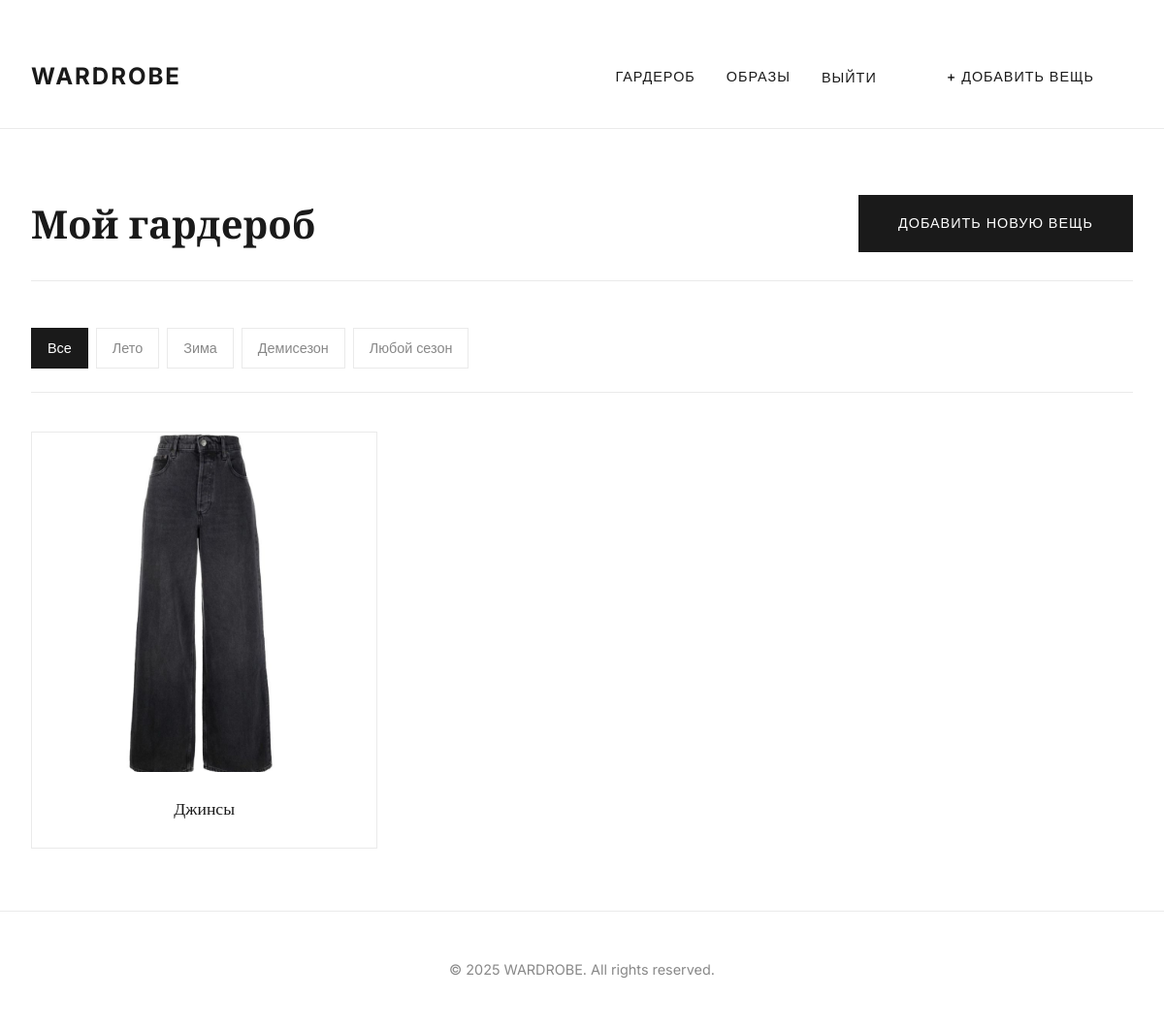
The page /wardrobe/ (signed in) on the database as committed earlier.
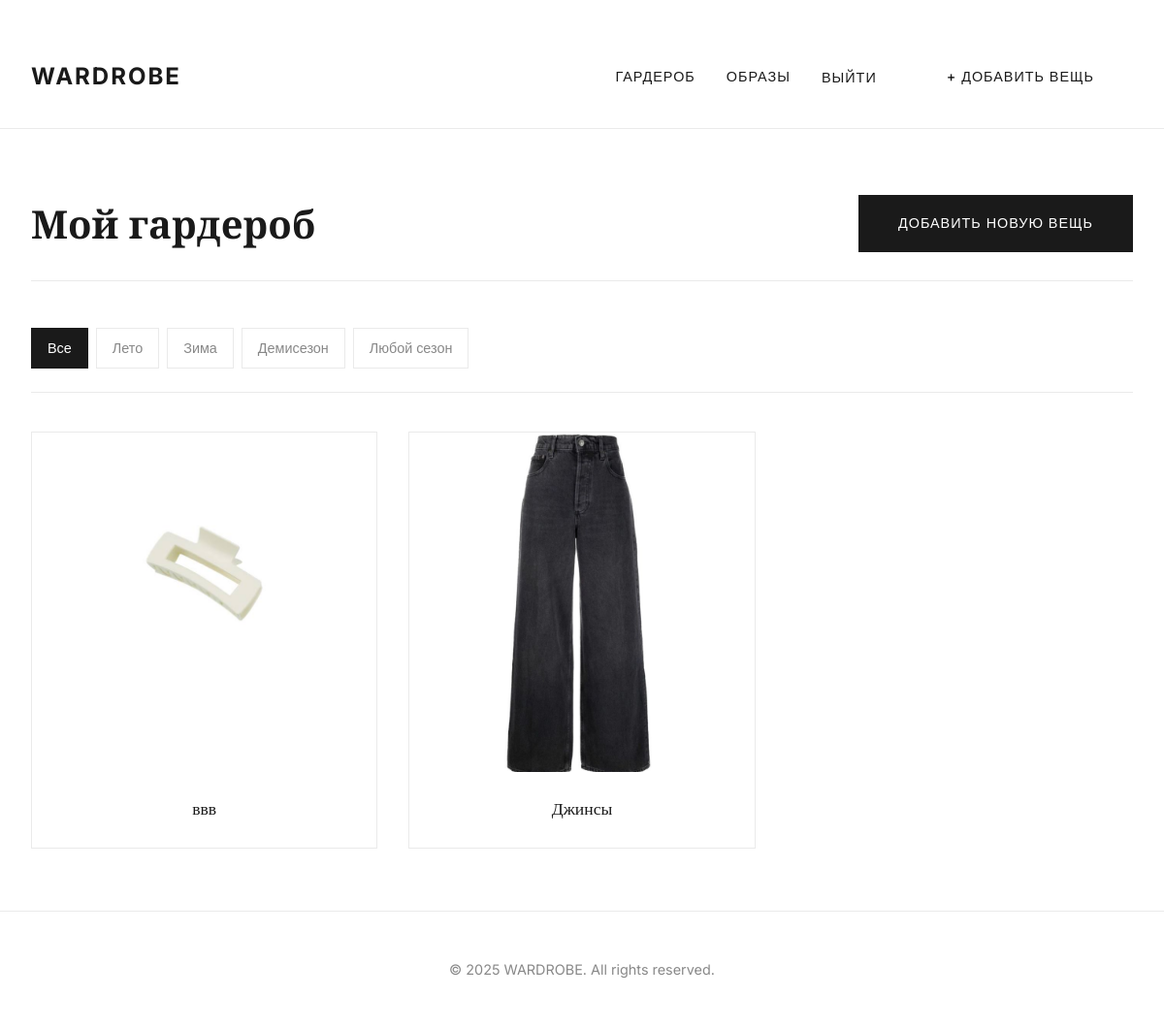
The same page on the database as committed later.
### clothes/models.py (models this page shows, shortened)
class Item(models.Model):
    class Season(models.TextChoices):
        ANY = 'ANY', 'Любой сезон'
        SUMMER = 'SUM', 'Лето'
        WINTER = 'WIN', 'Зима'
        DEMI_SEASON = 'DEM', 'Демисезон'
    user = models.ForeignKey(
        settings.AUTH_USER_MODEL,
        on_delete=models.CASCADE,
        related_name='items',
        verbose_name="Владелец"
    )
    name = models.CharField(max_length=200, verbose_name="Название вещи")
    category = models.ForeignKey( # <-- ВОЗВРАЩАЕМ КАТЕГОРИЮ
        Category,
        on_delete=models.PROTECT,
        related_name='items',
        verbose_name="Категория"
    )
    image = models.ImageField(
        upload_to='clothes_images/%Y/%m/%d/',
        verbose_name="Изображение"
    )
    color = models.CharField(max_length=50, blank=True, verbose_name="Цвет")
    season = models.CharField(
        max_length=3,
        choices=Season.choices,
        default=Season.ANY,
        verbose_name="Сезон"
    )
    created_at = models.DateTimeField(auto_now_add=True, verbose_name="Дата добавления")
    class Meta:
        verbose_name = "Вещь"
        verbose_name_plural = "Вещи"
        ordering = ['-created_at']

### clothes/views.py (the view)
# urls.py: path('wardrobe/', views.ItemListView.as_view(), name='item_list'),
class ItemListView(LoginRequiredMixin, ListView):
    model = Item
    template_name = 'clothes/item_list.html'
    context_object_name = 'items'
    paginate_by = 12
    def get_queryset(self):
        queryset = super().get_queryset().filter(user=self.request.user)
        season_filter = self.request.GET.get('season')
        if season_filter and season_filter != 'all':
            queryset = queryset.filter(season=season_filter)
        return queryset.select_related('category')
    def get_context_data(self, **kwargs):
        context = super().get_context_data(**kwargs)
        context['current_season'] = self.request.GET.get('season', 'all')
        return context

### templates/clothes/item_list.html (shortened to what this page needs)
﻿{% extends 'base.html' %}
{% load static %}
{% block content %}
<div class="container">
    <div class="page-header">
        <h2>Мой гардероб</h2>
        <a href="{% url 'clothes:item_create' %}" class="btn">Добавить новую вещь</a>
    </div>
    <div class="filters">
        <a href="{% url 'clothes:item_list' %}"
           class="filter-btn {% if not current_season or current_season == 'all' %}active{% endif %}">
            Все
        </a>
        <a href="?season=SUM"
           class="filter-btn {% if current_season == 'SUM' %}active{% endif %}">
            Лето
        </a>
        <a href="?season=WIN"
           class="filter-btn {% if current_season == 'WIN' %}active{% endif %}">
            Зима
        </a>
        <a href="?season=DEM"
           class="filter-btn {% if current_season == 'DEM' %}active{% endif %}">
            Демисезон
        </a>
        <a href="?season=ANY"
           class="filter-btn {% if current_season == 'ANY' %}active{% endif %}">
            Любой сезон
        </a>
    </div>
    <div class="items-grid">
        {% for item in items %}
        <div class="item-card">
            <a href="{% url 'clothes:item_detail' item.pk %}">
                {% if item.image %}
                <img src="{{ item.image.url }}" alt="{{ item.name }}" class="item-card__image">
                {% endif %}
                <div class="item-card__body">
                    <h3 class="item-card__name">{{ item.name }}</h3>
                </div>
            </a>
        </div>
        {% endfor %}
    </div>
</div>
{% endblock %}

Rows that differ between the two databases and show on the page:
added Item: image (picture), name "ввв"
